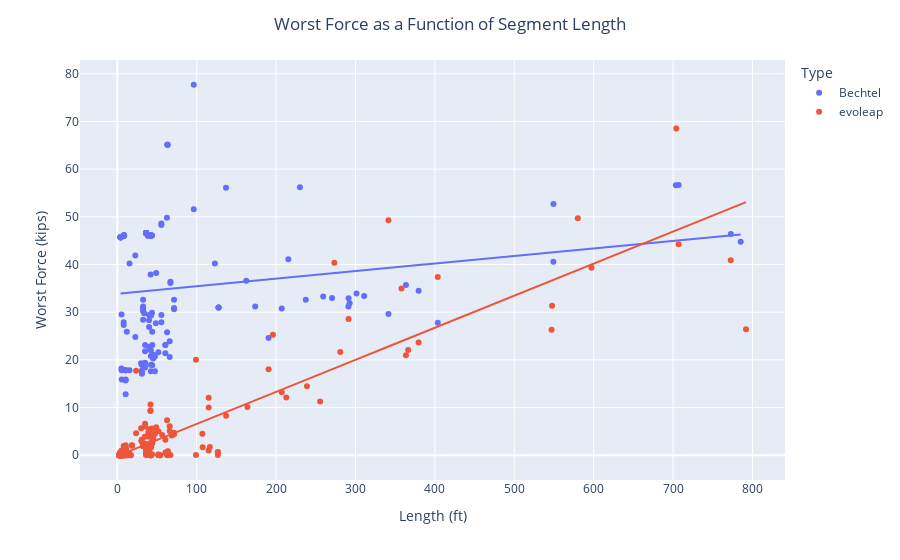

Notebook code cell kept with this figure:
### Markdown cell above
## Alternatively, we can plot these 2 plots together

### Code cell
import plotly.express as px

df = combined_df
fig = px.scatter(df, x="Length (ft)", y="Worst Force (kips)", color="Type", trendline="ols")
fig.update_layout(title_text='Worst Force as a Function of Segment Length', title_x=0.5)
fig.show()

results = px.get_trendline_results(fig)
print(results)

print(results.px_fit_results.iloc[0].summary())
print(results.px_fit_results.iloc[1].summary())

### Figure 1 — Plotly figure (JSON) as saved in the notebook; plotly's stock layout.template omitted (floating-point values rounded to 4 significant figures; data arrays with more than 128 entries replaced by an {"elided": "..."} marker saying what was removed)
{"data": [{"hovertemplate": "Type=Bechtel<br>Length (ft)=%{x}<br>Worst Force (kips)=%{y}<extra></extra>", "legendgroup": "Bechtel", "marker": {"color": "#636efa", "symbol": "circle"}, "mode": "markers", "name": "Bechtel", "orientation": "v", "showlegend": true, "type": "scatter", "x": {"elided": "156 float values"}, "xaxis": "x", "y": {"elided": "156 float values"}, "yaxis": "y"}, {"hovertemplate": "<b>OLS trendline</b><br>Worst Force (kips) = 0.015866 * Length (ft) + 33.8523<br>R<sup>2</sup>=0.032525<br><br>Type=Bechtel<br>Length (ft)=%{x}<br>Worst Force (kips)=%{y} <b>(trend)</b><extra></extra>", "legendgroup": "Bechtel", "marker": {"color": "#636efa", "symbol": "circle"}, "mode": "lines", "name": "Bechtel", "showlegend": false, "type": "scatter", "x": {"elided": "156 float values"}, "xaxis": "x", "y": {"elided": "156 float values"}, "yaxis": "y"}, {"hovertemplate": "Type=evoleap<br>Length (ft)=%{x}<br>Worst Force (kips)=%{y}<extra></extra>", "legendgroup": "evoleap", "marker": {"color": "#EF553B", "symbol": "circle"}, "mode": "markers", "name": "evoleap", "orientation": "v", "showlegend": true, "type": "scatter", "x": {"elided": "278 float values"}, "xaxis": "x", "y": {"elided": "278 float values"}, "yaxis": "y"}, {"hovertemplate": "<b>OLS trendline</b><br>Worst Force (kips) = 0.0672346 * Length (ft) + -0.152406<br>R<sup>2</sup>=0.802547<br><br>Type=evoleap<br>Length (ft)=%{x}<br>Worst Force (kips)=%{y} <b>(trend)</b><extra></extra>", "legendgroup": "evoleap", "marker": {"color": "#EF553B", "symbol": "circle"}, "mode": "lines", "name": "evoleap", "showlegend": false, "type": "scatter", "x": {"elided": "278 float values"}, "xaxis": "x", "y": {"elided": "278 float values"}, "yaxis": "y"}], "layout": {"legend": {"title": {"text": "Type"}, "tracegroupgap": 0}, "margin": {"t": 60}, "title": {"text": "Worst Force as a Function of Segment Length", "x": 0.5}, "xaxis": {"anchor": "y", "domain": [0, 1], "title": {"text": "Length (ft)"}}, "yaxis": {"anchor": "x", "domain": [0, 1], "title": {"text": "Worst Force (kips)"}}}}
